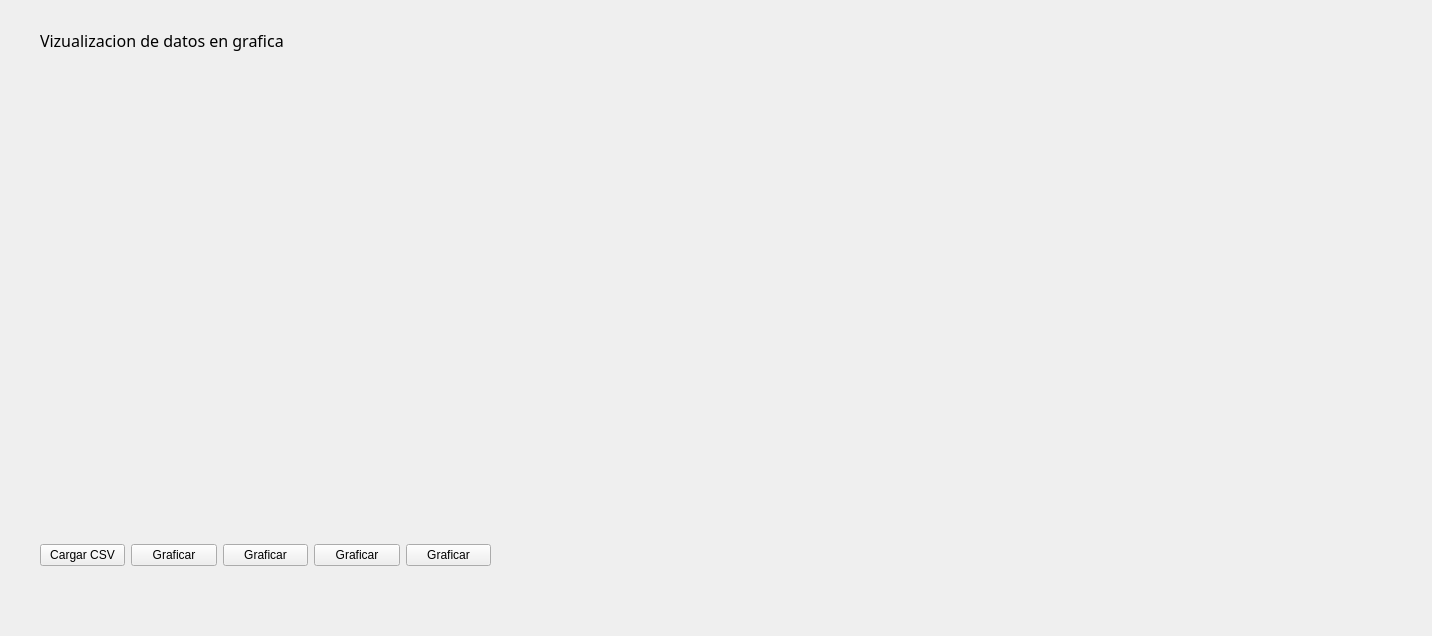
<?xml version="1.0" encoding="UTF-8"?>
<ui version="4.0">
 <class>AnalisisdeDatos</class>
 <widget class="QWidget" name="AnalisisdeDatos">
  <property name="geometry">
   <rect>
    <x>0</x>
    <y>0</y>
    <width>1432</width>
    <height>636</height>
   </rect>
  </property>
  <property name="windowTitle">
   <string>AnalisisdeDatos</string>
  </property>
  <widget class="QLabel" name="LabelTitle">
   <property name="geometry">
    <rect>
     <x>40</x>
     <y>20</y>
     <width>251</width>
     <height>41</height>
    </rect>
   </property>
   <property name="font">
    <font>
     <family>MS Outlook</family>
     <pointsize>12</pointsize>
    </font>
   </property>
   <property name="text">
    <string>Vizualizacion de datos en grafica</string>
   </property>
  </widget>
  <widget class="QWidget" name="widgetGrafica" native="true">
   <property name="geometry">
    <rect>
     <x>40</x>
     <y>60</y>
     <width>1051</width>
     <height>421</height>
    </rect>
   </property>
  </widget>
  <widget class="QWidget" name="horizontalLayoutWidget">
   <property name="geometry">
    <rect>
     <x>40</x>
     <y>530</y>
     <width>451</width>
     <height>51</height>
    </rect>
   </property>
   <layout class="QHBoxLayout" name="horizontalLayout">
    <item>
     <widget class="QPushButton" name="buttoncsv">
      <property name="text">
       <string>Cargar CSV</string>
      </property>
     </widget>
    </item>
    <item>
     <widget class="QPushButton" name="buttoncsv_5">
      <property name="text">
       <string>Graficar</string>
      </property>
     </widget>
    </item>
    <item>
     <widget class="QPushButton" name="buttoncsv_4">
      <property name="text">
       <string>Graficar</string>
      </property>
     </widget>
    </item>
    <item>
     <widget class="QPushButton" name="buttoncsv_3">
      <property name="text">
       <string>Graficar</string>
      </property>
     </widget>
    </item>
    <item>
     <widget class="QPushButton" name="buttoncsv_2">
      <property name="text">
       <string>Graficar</string>
      </property>
     </widget>
    </item>
   </layout>
  </widget>
 </widget>
 <resources/>
 <connections/>
</ui>
